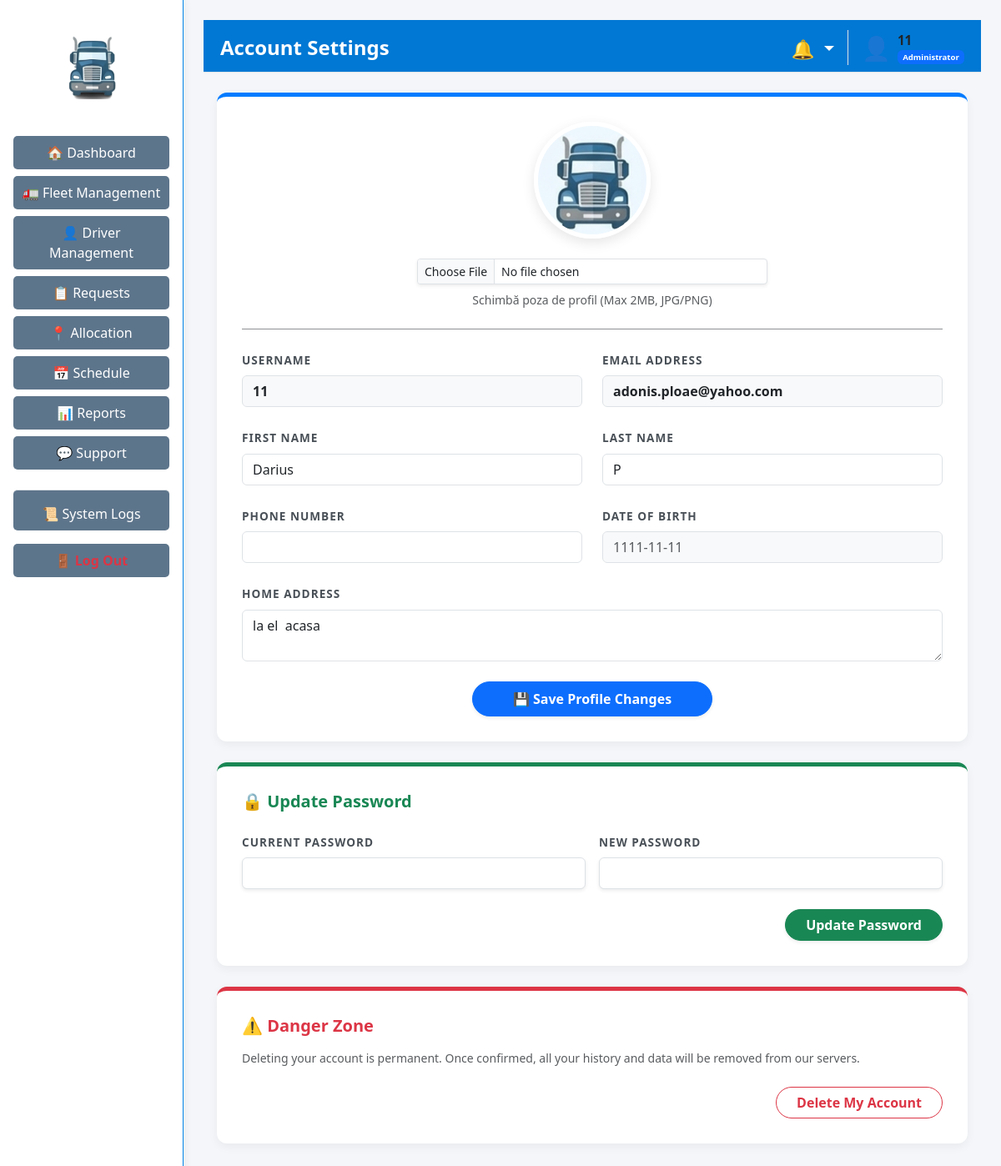
The page /profile (signed in) on the database as committed earlier.
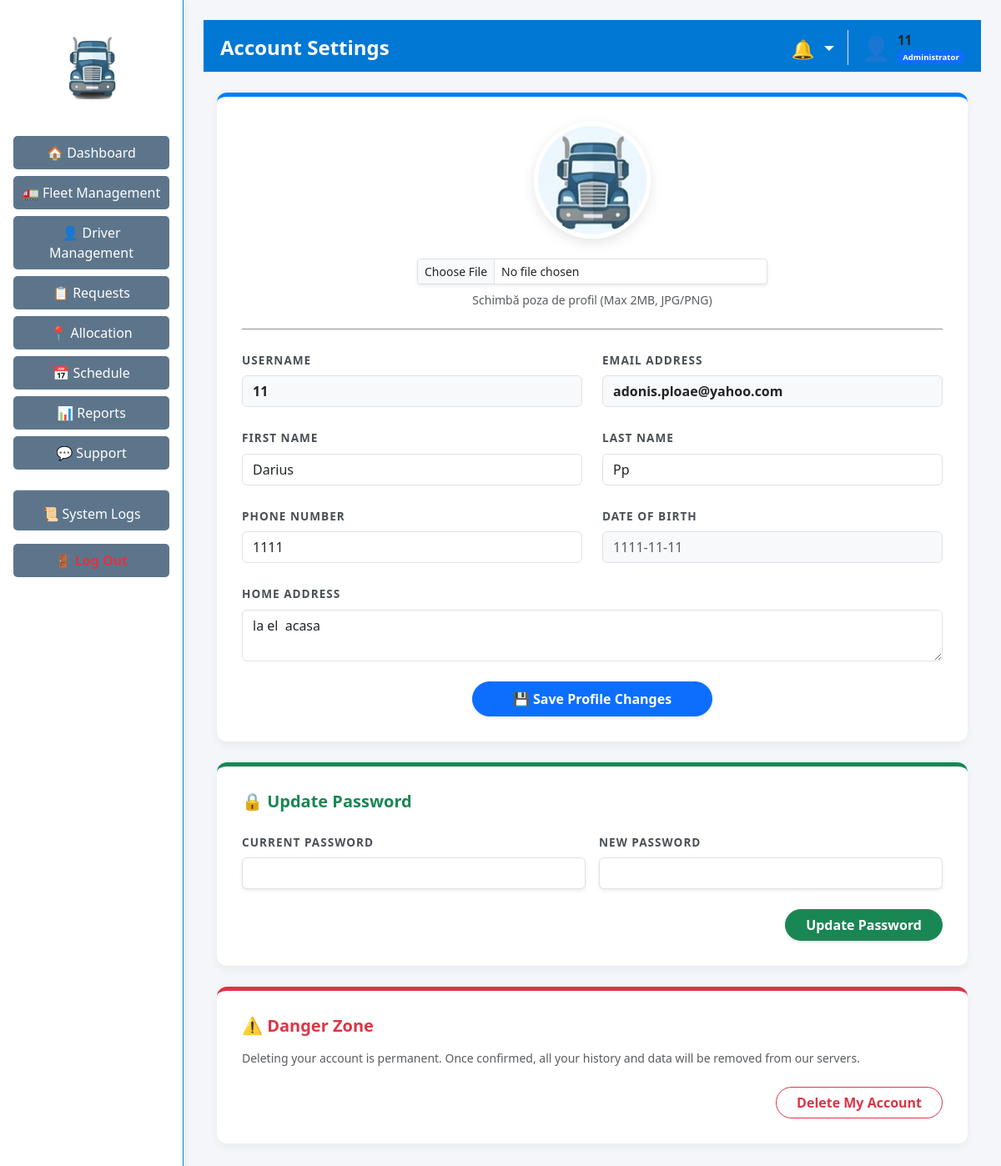
The same page on the database as committed later.
### tables this page shows
CREATE TABLE "users" (
                    id INTEGER PRIMARY KEY AUTOINCREMENT,
                    username TEXT UNIQUE NOT NULL,
                    password_hash TEXT NOT NULL,
                    role TEXT NOT NULL,
                    first_name TEXT,
                    last_name TEXT,
                    email TEXT UNIQUE,
                    phone_number TEXT,
                    date_of_birth TEXT,
                    address TEXT,
                    profile_picture TEXT,
                    failed_attempts INTEGER DEFAULT 0,
                    lockout_until TEXT
                );

### app/routes/profile_routes.py (the view)
@profile_bp.route('/profile', methods=['GET'])
def view_profile():
    if 'user_id' not in session:
        return redirect(url_for('auth.login'))
    user_data = profile_logic.get_user_profile(session['user_id'])
    return render_template('profile.html', user=user_data)

### app/controllers/profile_controller.py (called while the page is built)
    def get_user_profile(self, user_id: int) -> dict:
        with sqlite3.connect(DB_PATH) as conn:
            conn.row_factory = sqlite3.Row
            cursor = conn.cursor()
            cursor.execute("SELECT * FROM users WHERE id = ?", (user_id,))
            row = cursor.fetchone()
            return dict(row) if row else {}

### app/models/notification_model.py (called while the page is built)
    def get_unread_notifications(self, target1: str, target2: str = '') -> List[Dict[str, Any]]:
        try:
            with sqlite3.connect(DB_PATH) as conn:
                conn.row_factory = sqlite3.Row
                cursor = conn.execute(
                    "SELECT * FROM notifications WHERE target_role IN (?, ?, 'All') AND is_read = 0 ORDER BY timestamp DESC",
                    (str(target1).strip(), str(target2).strip())
                )
                return [dict(row) for row in cursor.fetchall()]
        except sqlite3.Error as e:
            logging.error(f"Error fetching notifications: {e}")
            return []

### app/templates/profile.html (shortened to what the changed rows need)
{% extends
    "layouts/admin_layout.html" if session.get('role') == 'Administrator' else
    "layouts/staff_layout.html" if session.get('role') == 'Staff' else
    "layouts/driver_layout.html" if session.get('role') == 'Driver' else
    "layouts/customer_layout.html"
%}
{% block page_header %}Account Settings{% endblock %}
{% block content %}
<div class="container-fluid">
    <div style="max-width: 900px; margin: 0 auto;">
        <div class="profile-card text-center">
            <form action="{{ url_for('profile.update_profile') }}" method="POST" enctype="multipart/form-data">
                <div class="mb-4">
                    {% if user.profile_picture %}
                        <img src="{{ url_for('static', filename='img/avatars/' + user.profile_picture) }}" class="avatar-preview mb-3">
                    {% else %}
                        <div class="avatar-preview d-inline-flex align-items-center justify-content-center bg-light text-secondary fs-1 mb-3">👤</div>
                    {% endif %}
                    <div class="d-flex justify-content-center mt-2">
                        <input class="form-control form-control-sm w-50 shadow-sm" type="file" name="profile_picture" accept="image/png, image/jpeg, image/jpg">
                    </div>
                    <p class="text-muted small mt-2">Schimbă poza de profil (Max 2MB, JPG/PNG)</p>
                </div>
                <div class="row g-4 text-start">
                    <div class="col-md-6">
                        <label class="form-label">Username</label>
                        <input type="text" name="username" class="form-control fw-bold bg-light" value="{{ user.username }}" required>
                    </div>
                    <div class="col-md-6">
                        <label class="form-label">Email Address</label>
                        <input type="email" name="email" class="form-control fw-bold bg-light" value="{{ user.email }}">
                    </div>
                    <div class="col-md-6">
                        <label class="form-label">First Name</label>
                        <input type="text" name="first_name" class="form-control" value="{{ user.first_name }}">
                    </div>
                    <div class="col-md-6">
                        <label class="form-label">Last Name</label>
                        <input type="text" name="last_name" class="form-control" value="{{ user.last_name }}">
                    </div>
                    <div class="col-md-6">
                        <label class="form-label">Phone Number</label>
                        <input type="text" name="phone_number" class="form-control" value="{{ user.phone_number }}">
                    </div>
                    <div class="col-md-6">
                        <label class="form-label">Date of Birth</label>
                        <input type="text" class="form-control bg-light text-muted" value="{{ user.date_of_birth }}" disabled>
                    </div>
                    <div class="col-12">
                        <label class="form-label">Home Address</label>
                        <textarea name="address" class="form-control" rows="2">{{ user.address }}</textarea>
                    </div>
                </div>
            </form>
        </div>
    </div>
</div>
{% endblock %}

Rows that differ between the two databases and show on the page:
changed users "adonis.ploae@yahoo.com": last_name "P" → "Pp"; phone_number (not shown) → "1111"
